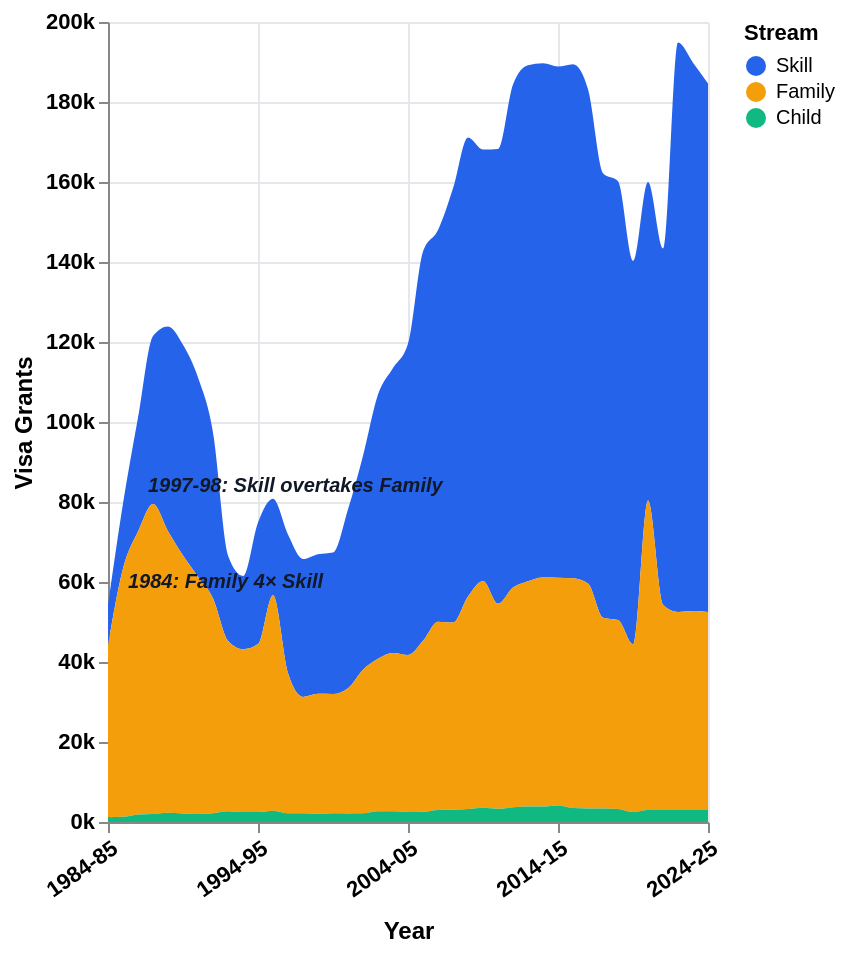

The Vega-Lite source for this figure:
### Vega-Lite specification from a JSON file in a GitHub repository (floating-point values rounded to 4 significant figures)
{"$schema": "https://vega.github.io/schema/vega-lite/v5.json", "width": "container", "height": 400, "background": "#ffffff", "config": {"view": {"stroke": null}}, "data": {"values": [{"year": "1984-85", "stream": "Skill", "value": 10100, "i": 0}, {"year": "1985-86", "stream": "Skill", "value": 16200, "i": 1}, {"year": "1986-87", "stream": "Skill", "value": 28500, "i": 2}, {"year": "1987-88", "stream": "Skill", "value": 42000, "i": 3}, {"year": "1988-89", "stream": "Skill", "value": 51200, "i": 4}, {"year": "1989-90", "stream": "Skill", "value": 52700, "i": 5}, {"year": "1990-91", "stream": "Skill", "value": 49800, "i": 6}, {"year": "1991-92", "stream": "Skill", "value": 41400, "i": 7}, {"year": "1992-93", "stream": "Skill", "value": 21300, "i": 8}, {"year": "1993-94", "stream": "Skill", "value": 18300, "i": 9}, {"year": "1994-95", "stream": "Skill", "value": 30400, "i": 10}, {"year": "1995-96", "stream": "Skill", "value": 24100, "i": 11}, {"year": "1996-97", "stream": "Skill", "value": 34676, "i": 12}, {"year": "1997-98", "stream": "Skill", "value": 34446, "i": 13}, {"year": "1998-99", "stream": "Skill", "value": 34895, "i": 14}, {"year": "1999-00", "stream": "Skill", "value": 35352, "i": 15}, {"year": "2000-01", "stream": "Skill", "value": 44721, "i": 16}, {"year": "2001-02", "stream": "Skill", "value": 53507, "i": 17}, {"year": "2002-03", "stream": "Skill", "value": 66053, "i": 18}, {"year": "2003-04", "stream": "Skill", "value": 71243, "i": 19}, {"year": "2004-05", "stream": "Skill", "value": 77878, "i": 20}, {"year": "2005-06", "stream": "Skill", "value": 97336, "i": 21}, {"year": "2006-07", "stream": "Skill", "value": 97922, "i": 22}, {"year": "2007-08", "stream": "Skill", "value": 108540, "i": 23}, {"year": "2008-09", "stream": "Skill", "value": 114777, "i": 24}, {"year": "2009-10", "stream": "Skill", "value": 107868, "i": 25}, {"year": "2010-11", "stream": "Skill", "value": 113725, "i": 26}, {"year": "2011-12", "stream": "Skill", "value": 125755, "i": 27}, {"year": "2012-13", "stream": "Skill", "value": 128973, "i": 28}, {"year": "2013-14", "stream": "Skill", "value": 128550, "i": 29}, {"year": "2014-15", "stream": "Skill", "value": 127774, "i": 30}, {"year": "2015-16", "stream": "Skill", "value": 128550, "i": 31}, {"year": "2016-17", "stream": "Skill", "value": 123567, "i": 32}, {"year": "2017-18", "stream": "Skill", "value": 111099, "i": 33}, {"year": "2018-19", "stream": "Skill", "value": 109713, "i": 34}, {"year": "2019-20", "stream": "Skill", "value": 95843, "i": 35}, {"year": "2020-21", "stream": "Skill", "value": 79620, "i": 36}, {"year": "2021-22", "stream": "Skill", "value": 89063, "i": 37}, {"year": "2022-23", "stream": "Skill", "value": 142344, "i": 38}, {"year": "2023-24", "stream": "Skill", "value": 137100, "i": 39}, {"year": "2024-25", "stream": "Skill", "value": 132148, "i": 40}, {"year": "1984-85", "stream": "Family", "value": 43000, "i": 0}, {"year": "1985-86", "stream": "Family", "value": 62100, "i": 1}, {"year": "1986-87", "stream": "Family", "value": 70700, "i": 2}, {"year": "1987-88", "stream": "Family", "value": 77500, "i": 3}, {"year": "1988-89", "stream": "Family", "value": 70400, "i": 4}, {"year": "1989-90", "stream": "Family", "value": 64500, "i": 5}, {"year": "1990-91", "stream": "Family", "value": 59300, "i": 6}, {"year": "1991-92", "stream": "Family", "value": 53700, "i": 7}, {"year": "1992-93", "stream": "Family", "value": 42600, "i": 8}, {"year": "1993-94", "stream": "Family", "value": 40700, "i": 9}, {"year": "1994-95", "stream": "Family", "value": 42000, "i": 10}, {"year": "1995-96", "stream": "Family", "value": 53870, "i": 11}, {"year": "1996-97", "stream": "Family", "value": 34993, "i": 12}, {"year": "1997-98", "stream": "Family", "value": 29093, "i": 13}, {"year": "1998-99", "stream": "Family", "value": 29967, "i": 14}, {"year": "1999-00", "stream": "Family", "value": 29855, "i": 15}, {"year": "2000-01", "stream": "Family", "value": 31337, "i": 16}, {"year": "2001-02", "stream": "Family", "value": 35920, "i": 17}, {"year": "2002-03", "stream": "Family", "value": 38113, "i": 18}, {"year": "2003-04", "stream": "Family", "value": 39567, "i": 19}, {"year": "2004-05", "stream": "Family", "value": 39245, "i": 20}, {"year": "2005-06", "stream": "Family", "value": 42744, "i": 21}, {"year": "2006-07", "stream": "Family", "value": 47071, "i": 22}, {"year": "2007-08", "stream": "Family", "value": 46808, "i": 23}, {"year": "2008-09", "stream": "Family", "value": 53128, "i": 24}, {"year": "2009-10", "stream": "Family", "value": 56710, "i": 25}, {"year": "2010-11", "stream": "Family", "value": 51243, "i": 26}, {"year": "2011-12", "stream": "Family", "value": 54904, "i": 27}, {"year": "2012-13", "stream": "Family", "value": 56335, "i": 28}, {"year": "2013-14", "stream": "Family", "value": 57262, "i": 29}, {"year": "2014-15", "stream": "Family", "value": 56950, "i": 30}, {"year": "2015-16", "stream": "Family", "value": 57400, "i": 31}, {"year": "2016-17", "stream": "Family", "value": 56220, "i": 32}, {"year": "2017-18", "stream": "Family", "value": 47732, "i": 33}, {"year": "2018-19", "stream": "Family", "value": 47247, "i": 34}, {"year": "2019-20", "stream": "Family", "value": 41961, "i": 35}, {"year": "2020-21", "stream": "Family", "value": 77372, "i": 36}, {"year": "2021-22", "stream": "Family", "value": 51288, "i": 37}, {"year": "2022-23", "stream": "Family", "value": 49500, "i": 38}, {"year": "2023-24", "stream": "Family", "value": 49720, "i": 39}, {"year": "2024-25", "stream": "Family", "value": 49500, "i": 40}, {"year": "1984-85", "stream": "Child", "value": 1200, "i": 0}, {"year": "1985-86", "stream": "Child", "value": 1300, "i": 1}, {"year": "1986-87", "stream": "Child", "value": 1900, "i": 2}, {"year": "1987-88", "stream": "Child", "value": 2000, "i": 3}, {"year": "1988-89", "stream": "Child", "value": 2300, "i": 4}, {"year": "1989-90", "stream": "Child", "value": 2100, "i": 5}, {"year": "1990-91", "stream": "Child", "value": 2000, "i": 6}, {"year": "1991-92", "stream": "Child", "value": 2200, "i": 7}, {"year": "1992-93", "stream": "Child", "value": 2700, "i": 8}, {"year": "1993-94", "stream": "Child", "value": 2500, "i": 9}, {"year": "1994-95", "stream": "Child", "value": 2500, "i": 10}, {"year": "1995-96", "stream": "Child", "value": 2830, "i": 11}, {"year": "1996-97", "stream": "Child", "value": 2183, "i": 12}, {"year": "1997-98", "stream": "Child", "value": 2188, "i": 13}, {"year": "1998-99", "stream": "Child", "value": 2071, "i": 14}, {"year": "1999-00", "stream": "Child", "value": 2162, "i": 15}, {"year": "2000-01", "stream": "Child", "value": 2124, "i": 16}, {"year": "2001-02", "stream": "Child", "value": 2162, "i": 17}, {"year": "2002-03", "stream": "Child", "value": 2681, "i": 18}, {"year": "2003-04", "stream": "Child", "value": 2662, "i": 19}, {"year": "2004-05", "stream": "Child", "value": 2491, "i": 20}, {"year": "2005-06", "stream": "Child", "value": 2547, "i": 21}, {"year": "2006-07", "stream": "Child", "value": 3008, "i": 22}, {"year": "2007-08", "stream": "Child", "value": 3062, "i": 23}, {"year": "2008-09", "stream": "Child", "value": 3238, "i": 24}, {"year": "2009-10", "stream": "Child", "value": 3544, "i": 25}, {"year": "2010-11", "stream": "Child", "value": 3300, "i": 26}, {"year": "2011-12", "stream": "Child", "value": 3700, "i": 27}, {"year": "2012-13", "stream": "Child", "value": 3850, "i": 28}, {"year": "2013-14", "stream": "Child", "value": 3850, "i": 29}, {"year": "2014-15", "stream": "Child", "value": 4135, "i": 30}, {"year": "2015-16", "stream": "Child", "value": 3512, "i": 31}, {"year": "2016-17", "stream": "Child", "value": 3400, "i": 32}, {"year": "2017-18", "stream": "Child", "value": 3350, "i": 33}, {"year": "2018-19", "stream": "Child", "value": 3248, "i": 34}, {"year": "2019-20", "stream": "Child", "value": 2481, "i": 35}, {"year": "2020-21", "stream": "Child", "value": 3006, "i": 36}, {"year": "2021-22", "stream": "Child", "value": 3006, "i": 37}, {"year": "2022-23", "stream": "Child", "value": 3000, "i": 38}, {"year": "2023-24", "stream": "Child", "value": 3000, "i": 39}, {"year": "2024-25", "stream": "Child", "value": 3000, "i": 40}]}, "layer": [{"mark": {"type": "area", "interpolate": "monotone"}, "encoding": {"x": {"field": "i", "type": "quantitative", "axis": {"title": "Year", "titleFontWeight": "bold", "titleFontSize": 12, "titlePadding": 10, "labelFontWeight": "bold", "labelFontSize": 11, "values": [0, 5, 10, 15, 20, 25, 30, 35, 40], "labelExpr": "[\"1984-85\",\"1989-90\",\"1994-95\",\"1999-00\",\"2004-05\",\"2009-10\",\"2014-15\",\"2019-20\",\"2024-25\"][indexof([0,5,10,15,20,25,30,35,40], datum.value)]", "labelAngle": -35, "gridColor": "#e5e7eb"}}, "y": {"field": "value", "type": "quantitative", "stack": "zero", "axis": {"title": "Visa Grants", "titleFontWeight": "bold", "titleFontSize": 12, "labelFontWeight": "bold", "labelFontSize": 11, "labelExpr": "datum.value >= 0 ? (datum.value/1000) + 'k' : '-' + ((-datum.value)/1000) + 'k'", "gridColor": "#e5e7eb"}}, "color": {"field": "stream", "type": "nominal", "scale": {"domain": ["Skill", "Family", "Child"], "range": ["#2563eb", "#f59e0b", "#10b981"]}, "legend": {"title": "Stream", "orient": "right"}}, "tooltip": [{"field": "year", "title": "Year"}, {"field": "stream", "title": "Stream"}, {"field": "value", "title": "Visa Grants", "format": ","}]}}, {"data": {"values": [{"i": 0, "value": 58000, "label": "1984: Family 4× Skill"}]}, "mark": {"type": "text", "fontSize": 10, "fontWeight": "bold", "fontStyle": "italic", "color": "#111827", "align": "left", "dx": 10, "dy": -4}, "encoding": {"x": {"field": "i", "type": "quantitative"}, "y": {"field": "value", "type": "quantitative"}, "text": {"field": "label"}}}, {"data": {"values": [{"i": 16, "value": 82000, "label": "1997-98: Skill overtakes Family"}]}, "mark": {"type": "text", "fontSize": 10, "fontWeight": "bold", "fontStyle": "italic", "color": "#111827", "align": "left", "dx": -100, "dy": -4}, "encoding": {"x": {"field": "i", "type": "quantitative"}, "y": {"field": "value", "type": "quantitative"}, "text": {"field": "label"}}}]}
